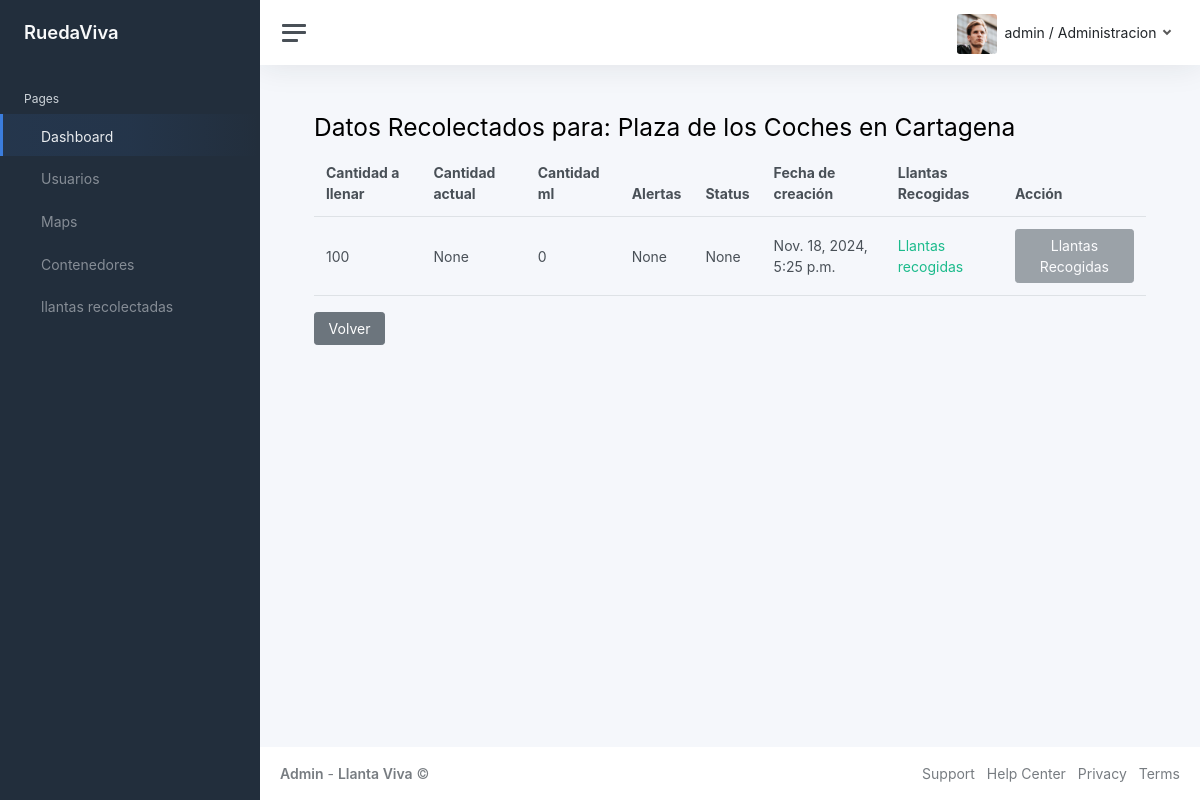
The app's page /recoleccion/tire_data/5/ (signed in) with its own data.
### admin_plaform/models.py (models this page shows, shortened)
class Container(models.Model):
    user = models.ForeignKey(User, on_delete=models.CASCADE, related_name='containers')
    location = models.CharField(max_length=255)
    geo_latitude = models.FloatField()
    geo_longitude = models.FloatField()
    status = models.TextField(choices=[("lleno","Lleno"),("vacio","Vacio")])
    created_at = models.DateTimeField(auto_now_add=True)
    updated_at = models.DateTimeField(auto_now=True)

class TireData(models.Model):
    container = models.ForeignKey(Container, on_delete=models.CASCADE, related_name='tire_data')
    quantity_to_fill = models.IntegerField(null=True)
    current_quantity = models.IntegerField(null=True)
    quantity_ml = models.DecimalField(max_digits=5, decimal_places=2, null=True)
    alerts = models.TextField(null=True)
    status = models.CharField(max_length=50, null=True)
    created_at = models.DateTimeField(auto_now_add=True)
    updated_at = models.DateTimeField(auto_now=True)

### admin_plaform/views.py (the view)
# urls.py: path('recoleccion/tire_data/<int:container_id>/', tire_data_detail, name='tire_data_detail'),
@user_passes_test(es_admin)
def tire_data_detail(request, container_id):
    container = get_object_or_404(Container, id=container_id)
    tire_data = container.tire_data.all()
    return render(request, 'admin/tire_data_detail.html', {
        'container': container,
        'tire_data': tire_data,
    })

### admin_plaform/views.py (called while the page is built)
def es_admin(user):
    return user.is_superuser  # Validación para administrador

### templates/admin/tire_data_detail.html (shortened to what this page needs)
{% extends 'base/base.html' %}
{% block head %}
  {% load static %}
  <link rel="stylesheet" href="https://cdn.datatables.net/1.11.5/css/jquery.dataTables.min.css" />
  <link href="{% static 'css/table.css' %}" rel="stylesheet" />
  {% load crispy_forms_tags %}
{% endblock %}
{% block content %}
<div class="container">
    <h2>Datos Recolectados para: {{ container.location }}</h2>
    <table class="table">
      <thead>
        <tr>
          <th>Cantidad a llenar</th>
          <th>Cantidad actual</th>
          <th>Cantidad ml</th>
          <th>Alertas</th>
          <th>Status</th>
          <th>Fecha de creación</th>
          <th>Llantas Recogidas</th>
          <th>Acción</th>
        </tr>
      </thead>
      <tbody>
        {% for data in tire_data %}
          <tr>
            <td>{{ data.quantity_to_fill }}</td>
            <td>{{ data.quantity_ml }}</td>
            <td>{{ data.current_quantity }}</td>
            <td>{{ data.alerts }}</td>
            <td>{{ data.status }}</td>
            <td>{{ data.created_at }}</td>
            <td>
              {% if data.current_quantity == 0 %}
                <span class="text-success">Llantas recogidas</span>
              {% else %}
                <span class="text-danger">Pendiente</span>
              {% endif %}
            </td>
            <td>
              {% if data.current_quantity > 0 %}
                <form method="post" action="{% url 'collect_tires' container.id %}">
                  {% csrf_token %}
                  <button type="submit" class="btn btn-primary">Recoger Llantas</button>
                </form>
              {% else %}
                <button type="button" class="btn btn-secondary" disabled>Llantas Recogidas</button>
              {% endif %}
            </td>
          </tr>
        {% endfor %}
      </tbody>
    </table>
    <a href="{% url 'recoleccion_admin' %}" class="btn btn-secondary">Volver</a>
{% endblock %}

### templates/base/base.html (shortened to what this page needs)
<!DOCTYPE html>
<html lang="es">
{% load static %}
<head>
    {% load bootstrap5 %}
    {% load static %}
    {% bootstrap_css %}
    {% load crispy_forms_tags %}
    {% block head %}{% endblock %}
    <link href="{% static 'css/app.css' %}" rel="stylesheet">
</head>
<body>
    <div class="wrapper">
        <nav id="sidebar" class="sidebar js-sidebar">
            <div class="sidebar-content js-simplebar">
                <a class="sidebar-brand" href="{% url 'admin_only' %}">
                    <span class="align-middle">RuedaViva</span>
                </a>
                <ul class="sidebar-nav">
                    <li class="sidebar-header">
                        Pages
                    </li>
                    <li class="sidebar-item active">
                        <a class="sidebar-link" href="{% url 'admin_only' %}">
                             <span
                                class="align-middle">Dashboard</span>
                        </a>
                    </li>
                    <li class="sidebar-item">
                        <a class="sidebar-link" href="{% url 'usuarios_admin' %}">
                             <span class="align-middle">Usuarios</span>
                        </a>
                    </li>
                    <li class="sidebar-item">
                        <a class="sidebar-link" href="{% url 'maps' %}">
                             <span class="align-middle">Maps</span>
                        </a>
                    </li>
                    <li class="sidebar-item">
                        <a class="sidebar-link" href="{% url 'contenedores_admin' %}">
                            <span class="align-middle">Contenedores</span>
                        </a>
                    </li>
                    <li class="sidebar-item">
                        <a class="sidebar-link" href="{% url 'recoleccion_admin' %}">
                             <span class="align-middle">llantas recolectadas</span>
                        </a>
                    </li>
                </ul>
            </div>
        </nav>
        <div class="main">
            <nav class="navbar navbar-expand navbar-light navbar-bg">
                <a class="sidebar-toggle js-sidebar-toggle">
                    <i class="hamburger align-self-center"></i>
                </a>
                <div class="navbar-collapse collapse">
                    <ul class="navbar-nav navbar-align">
                        <li class="nav-item dropdown">
                            <a class="nav-link dropdown-toggle d-none d-sm-inline-block" href="#"
                                data-bs-toggle="dropdown">
                                <img src="{% static 'img/avatars/avatar.jpg' %}" class="avatar img-fluid rounded me-1"
                                    alt="Charles Hall" /> <span class="text-dark">{{ request.user.username }} / {{request.user.last_name }}</span>
                            </a>
                        </li>
                    </ul>
                </div>
            </nav>
            <main class="content">
                {% block content %}{% endblock %}
            </main>
            <footer class="footer">
                <div class="container-fluid">
                    <div class="row text-muted">
                        <div class="col-6 text-start">
                            <p class="mb-0">
                                <strong>Admin</strong> - <strong>Llanta Viva</strong> &copy;
                            </p>
                        </div>
                        <div class="col-6 text-end">
                            <ul class="list-inline">
                                <li class="list-inline-item">
                                    <a class="text-muted" href="https://adminkit.io/" target="_blank">Support</a>
                                </li>
                                <li class="list-inline-item">
                                    <a class="text-muted" href="https://adminkit.io/" target="_blank">Help Center</a>
                                </li>
                                <li class="list-inline-item">
                                    <a class="text-muted" href="https://adminkit.io/" target="_blank">Privacy</a>
                                </li>
                                <li class="list-inline-item">
                                    <a class="text-muted" href="https://adminkit.io/" target="_blank">Terms</a>
                                </li>
                            </ul>
                        </div>
                    </div>
                </div>
            </footer>
        </div>
    </div>
</body>
</html>

### records on screen
Container: location "Plaza de los Coches en Cartagena"
TireData: quantity_to_fill "100", quantity_ml "None", current_quantity "0", alerts "None", status "None", created_at "Nov. 18, 2024, 5:25 p.m.", shows "Llantas recogidas", shows "Llantas Recogidas"

### other values on screen
{{ request.user.username }} "admin"
{{ request.user.last_name }} "Administracion"
